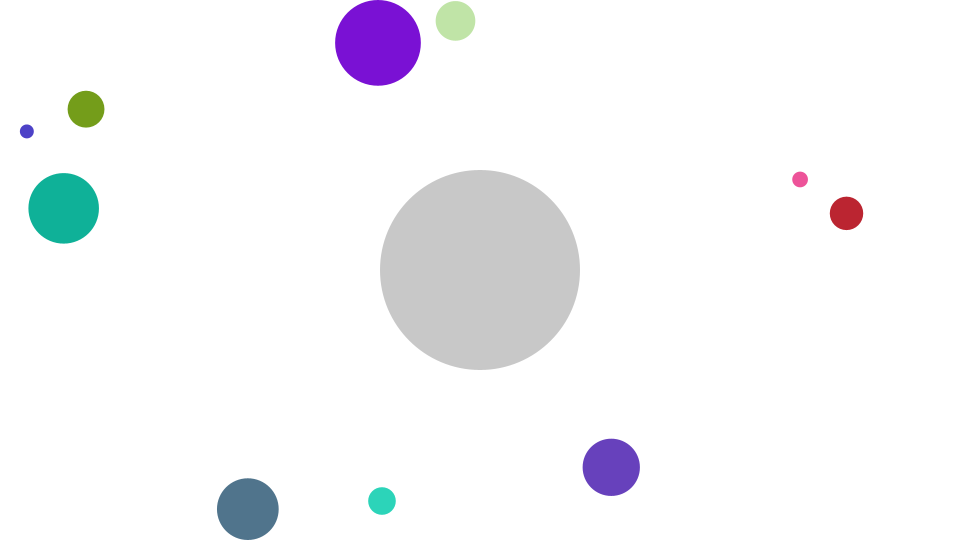
Frame 1 (no input)
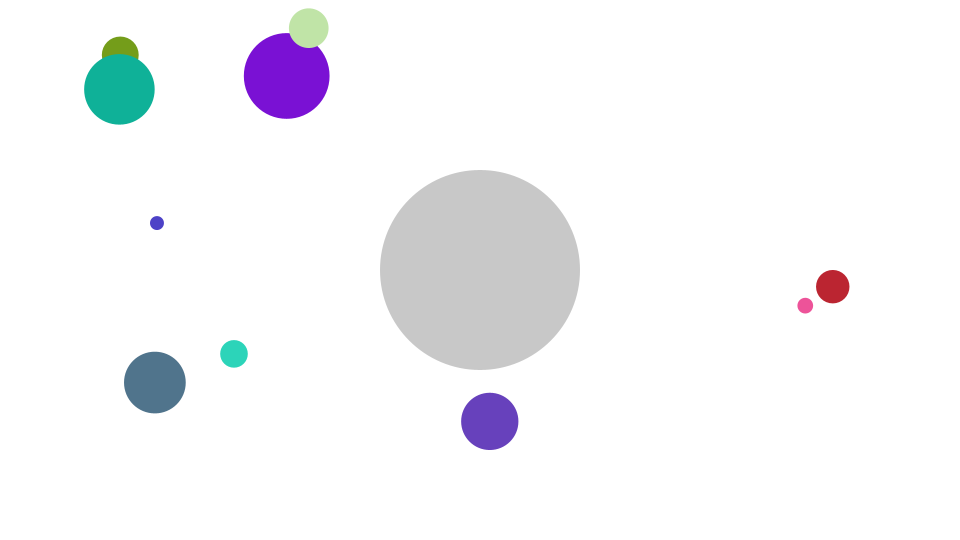
Frame 60 (the mouse pressed at the canvas centre just before this capture)
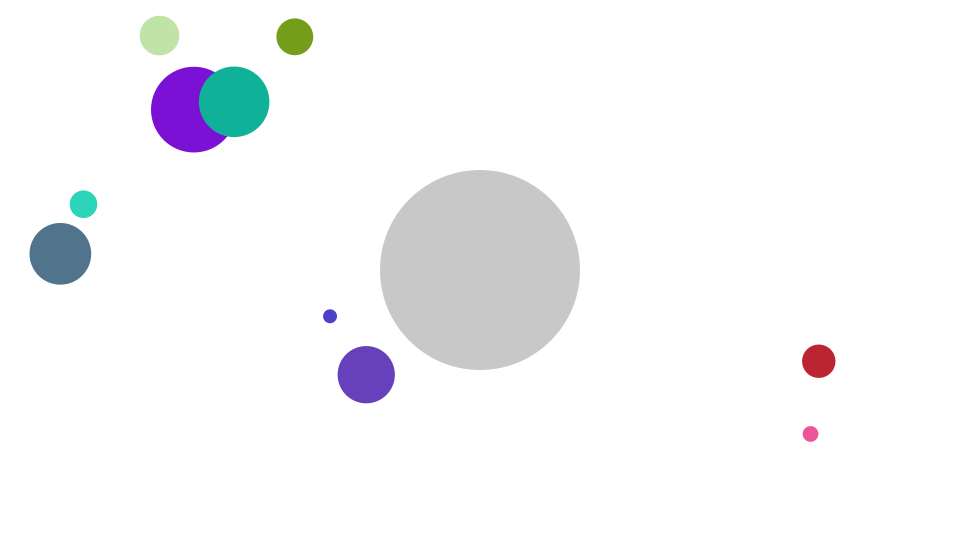
Frame 120 (the mouse held since frame 60 and released just before this capture)

The Processing sketch that drew these frames (run headless with seeded random() and noise(); from frame 60 on, the mouse is pressed at the canvas centre):

// Processing sketch: Bubbles
// ── Bubbles.pde
Ball[] balls;
static final int numBalls = 10;
Ball centerBall;
float bounce = -1.0;
float spring = 0.2;

void setup() {
  size(960, 540);
  frameRate(30);
  initialize();
}

void initialize() {
  smooth();
  noStroke();
  centerBall = new Ball(100);
  centerBall.x = width/2;
  centerBall.y = height/2;
  centerBall.setFillColor(color(200, 200, 200));
  
  balls = new Ball[numBalls];
  for(int i=0; i<numBalls; i++) {
    float radius = random(40) + 5;
    balls[i] = new Ball(radius);
    balls[i].x = random(width);
    balls[i].y = random(height);
    balls[i].vx = random(6) - 3;
    balls[i].vy = random(6) - 3;
    balls[i].setFillColor(color(random(255), random(255), random(255)));
  }
}

void draw() {
  background(255);

  for(int i=0; i<numBalls; i++){
    Ball ball = balls[i];
    move(ball);
    float dx = ball.x - centerBall.x;
    float dy = ball.y - centerBall.y;
    float dist = sqrt(dx * dx + dy * dy);
    float minDist = ball.radius + centerBall.radius;
    if(dist < minDist) {
      float angle = atan2(dy, dx);
      float tx = centerBall.x + cos(angle) * minDist;
      float ty = centerBall.y + sin(angle) * minDist;
      ball.vx += (tx - ball.x) * spring;
      ball.vy += (ty - ball.y) * spring;
    }
        
    ball.update();
  }
  centerBall.update();
}

void move(Ball ball) {
  ball.x += ball.vx;
  ball.y += ball.vy;
      
  if(ball.x + ball.radius > width){
    ball.x = width - ball.radius;
    ball.vx *= bounce;
  }else if(ball.x - ball.radius < 0){
    ball.x = ball.radius;
    ball.vx *= bounce;
  }
      
  if(ball.y + ball.radius > height){
    ball.y = height - ball.radius;
    ball.vy *= bounce;
  }else if(ball.y - ball.radius < 0){
    ball.y = ball.radius;
    ball.vy *= bounce;
  }
}

////////////////////////////////

class Ball extends Sprite {
  float radius;
  float vx, vy;
  float mass = 1;
  
  Ball(float radius){
    super();
    this.radius = radius;
  }
  
  void draw(){
    if(dist(mouseX, mouseY, x, y) < radius) {
      isRollOver = true;
    }else{
      isRollOver = false;
    }
    ellipse(0, 0, radius*2, radius*2);
  }
}

////////////////////////////////

class Sprite extends Object {
  float x, y;
  float scaleX, scaleY;
  float width, height;
  float rotation;
  boolean visible;
  color strokeColor;
  color fillColor;
  Boolean isStroke;
  Boolean isFill;
  Boolean isRollOver;
  Boolean locked;
  float xoff, yoff;
 
  Sprite() {
    super();
    scaleX = 1.0;
    scaleY = 1.0;
    strokeColor = color(0);
    fillColor = color(0);
    isStroke = false;
    isFill = false;
    isRollOver = false;
    locked = false;
    visible = true;
  }
  
  void update() {
    if(! visible) return;
    pushMatrix();
    if(locked){
      x = mouseX - xoff;
      y = mouseY - yoff;
    }  
    translate(x, y);
    scale(scaleX, scaleY);
    rotate(rotation * PI / 180.0);
    if(isStroke) stroke(strokeColor);
    if(isFill) fill(fillColor);
    draw();
    popMatrix();
  }
  
  void setStrokeColor(color strokeColor) {
    this.strokeColor = strokeColor;
    isStroke = true;
  }
  
  void setFillColor(color fillColor) {
    this.fillColor = fillColor;
    isFill = true;
  }
  
  void startDrag() {
    if(isRollOver){
      locked = true;
      xoff = mouseX - x;
      yoff = mouseY - y;
    }
  }
  
  void stopDrag() {
    locked = false;
  }
  
  void draw() {}
}

////////////////////////////////

class Point extends Object {
  float x, y;
  
  Point(float x, float y) {
    super();
    this.x = x;
    this.y = y;
  }
}

////////////////////////////////

class Object {
  Object() {}
}
